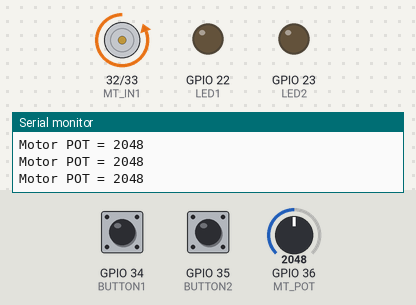
This sketch was run on a simulated ESP32. Parts: motor-driver pin pairs drawn as motors (green arrow = first pin HIGH = forward, orange = second pin HIGH = backward, longer = more drive), output pins drawn as LEDs (lit = HIGH), the last lines printed to the serial monitor. Inputs (shaded band) come from the test bench; at power-on: GPIO 36 (MT_POT) = 2048, GPIO 34 (BUTTON1) HIGH, GPIO 35 (BUTTON2) HIGH.

Above: at 1.2 s.
1.3 s: GPIO 36 (MT_POT) set to 892
2.8 s: GPIO 36 (MT_POT) set to 848
At 3.7 s:
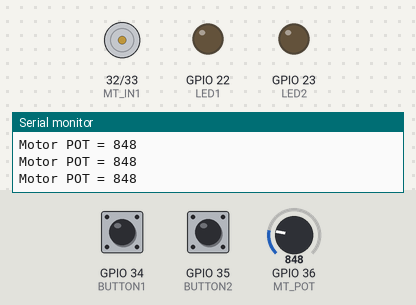
4.3 s: GPIO 34 (BUTTON1) pulled LOW for 0.15 s
At 4.8 s:
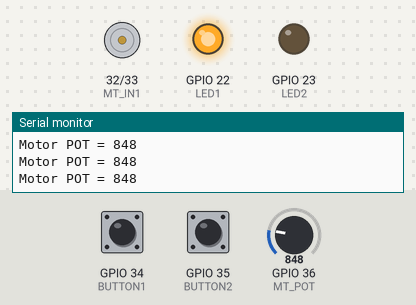
5.9 s: GPIO 35 (BUTTON2) pulled LOW for 0.15 s
At 7.1 s:
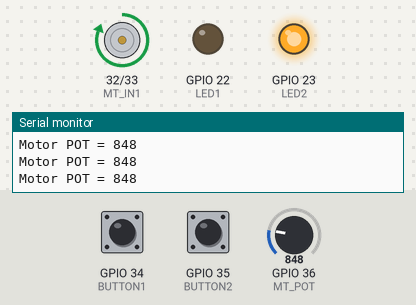
7.5 s: GPIO 36 (MT_POT) set to 3185
9.0 s: GPIO 36 (MT_POT) set to 3222
At 9.6 s:
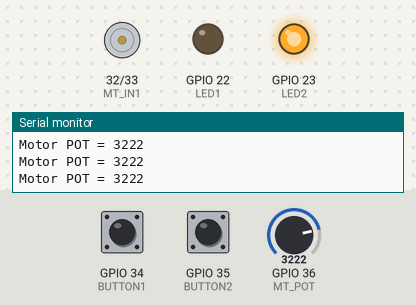
Timing chart, 0 to 11.5 s (numbered marks = the images above; inputs shaded):
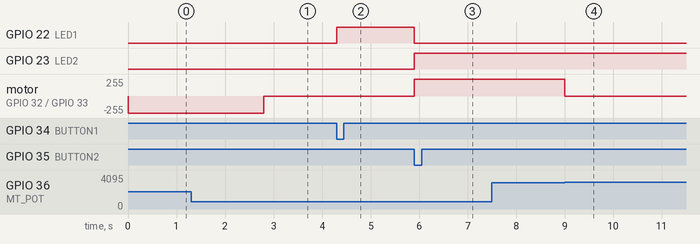

The sketch:

Control-4.ino
```cpp
#define LED1 22
#define LED2 23
#define BUTTON1 34
#define BUTTON2 35
#define MT_IN1  32
#define MT_IN2  33
#define MT_POT  A0
#define V_POT   A3
#define SETPOINT_1 838
#define SETPOINT_2 3232
#define HYST  10
#define FILTER_NUMBER 5

#define Kp  0.5
#define Ki  0
#define Kd  0
#define Ts  0.001

signed int motor_val = 0;
signed int pot_read = 0;
float e = 0;
float s = 0;

unsigned long now = millis();
unsigned long plot = millis();
unsigned char key;
signed int setPoint = SETPOINT_1;

void IRAM_ATTR set_point1()
{
  setPoint = SETPOINT_1;
  digitalWrite(LED1,HIGH);
  digitalWrite(LED2,LOW);
}
void IRAM_ATTR set_point2()
{
  setPoint = SETPOINT_2;
  digitalWrite(LED1,LOW);
  digitalWrite(LED2,HIGH);
}

void setup()
{
  Serial.begin(115200);
  pinMode(LED1,OUTPUT); //LED1
  pinMode(LED2,OUTPUT); //LED2
  pinMode(BUTTON1,INPUT);  //BUTTON1
  pinMode(BUTTON2,INPUT);  //BUTTON2
  pinMode(MT_IN1,OUTPUT);
  pinMode(MT_IN2,OUTPUT);

  analogWriteFrequency(20000);

  attachInterrupt(BUTTON1, set_point1, FALLING);
  attachInterrupt(BUTTON2, set_point2, FALLING);
  interrupts();
}

void loop()
{
  if(millis() > now)
  {
    now = millis();
    key = 1;
  }
  digitalWrite(LED_BUILTIN,key);
  if(key)
  {
    key = 0;
    pot_read = 0;
    for(char c = 0; c < FILTER_NUMBER; c++)
    {
      pot_read += analogRead(MT_POT);
    }
    pot_read /= FILTER_NUMBER;

    if(pot_read < (setPoint-HYST))
    {
      drive_motor(100);
    }
    else if(pot_read > (setPoint+HYST))
    {
      drive_motor(-100);
    }
    else
    {
      drive_motor(0);
    }

    if(millis() > (plot + 10))    // Print data every 10mS
    {                             // For Serial Plotter
      plot = millis();
      Serial.printf("Motor POT = %d\n",pot_read);
    }
  }
}

void drive_motor(float val)  // val = -100 to 100
{
  if(val > 100)
    val = 100;
  if(val < -100)
    val = -100;
  if(val > 0)
  {
    analogWrite(MT_IN1, (val*255)/100);
    analogWrite(MT_IN2, 0);
  }
  else if(val < 0)
  {
    analogWrite(MT_IN1, 0);
    analogWrite(MT_IN2, ((-val)*255)/100);
  }
  else
  {
    analogWrite(MT_IN1, 0);
    analogWrite(MT_IN2, 0);
  }
}
```

Measured:
- the behaviour switches between 849 and 848 on GPIO 36 (MT_POT) (found by bisection; images 0 and 1)
- the behaviour switches between 3221 and 3222 on GPIO 36 (MT_POT) (found by bisection; images 3 and 4)
- after the input at 2.8 s, motor on GPIO 32 (MT_IN1) / GPIO 33 (MT_IN2): backward 255/255 → stopped at once
- after the input at 4.3 s, GPIO 22 (LED1): LOW → HIGH at once
- after the input at 5.9 s, GPIO 22 (LED1): HIGH → LOW at once; GPIO 23 (LED2): LOW → HIGH at once; motor on GPIO 32 (MT_IN1) / GPIO 33 (MT_IN2): stopped → forward 255/255 at once
- after the input at 9.0 s, motor on GPIO 32 (MT_IN1) / GPIO 33 (MT_IN2): forward 255/255 → stopped at once
